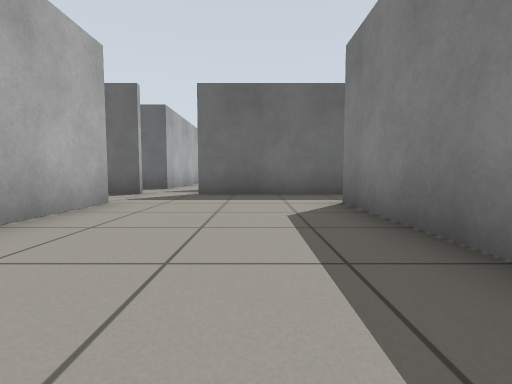
[1] (above)

24 first-person views from a walk through a robot-simulator world made for Gazebo. The camera is 0.5 m above the floor, tilts 4° down and sees 85° across. The floor is counted in squares, 1 m on a side. Each view is taken from the middle of a square. On the plan, view 1 faces up. The plan holds only what a view shows up to about 9 squares ahead; the rest is blank.

[2]
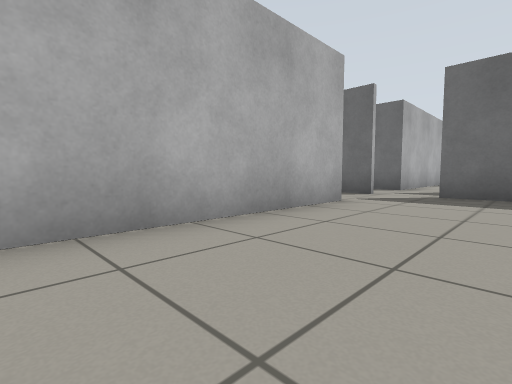

[3]
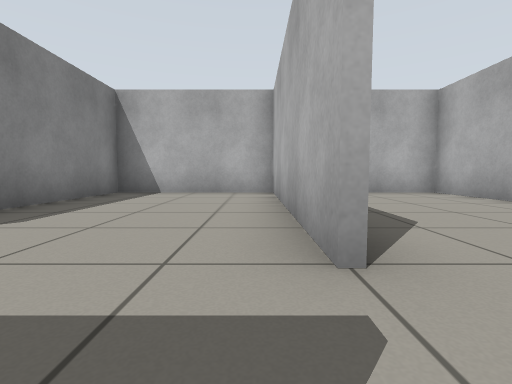

[4]
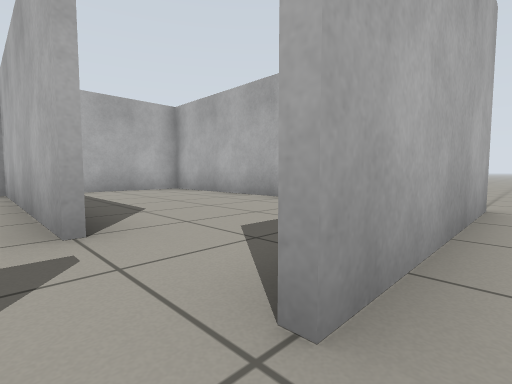

[5]
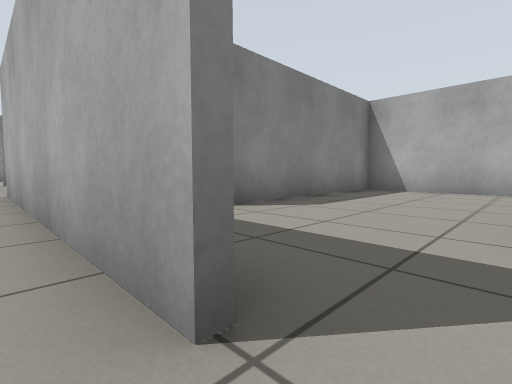

[6]
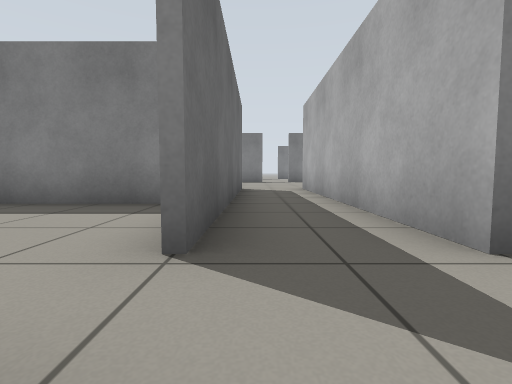

[7]
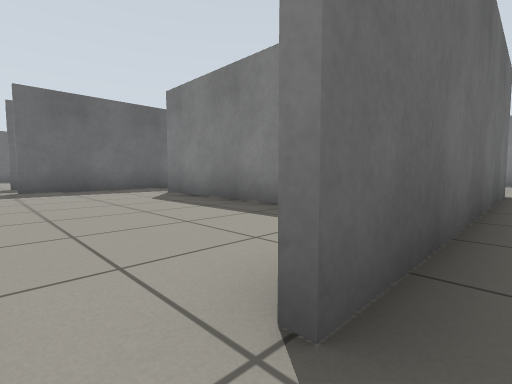

[8]
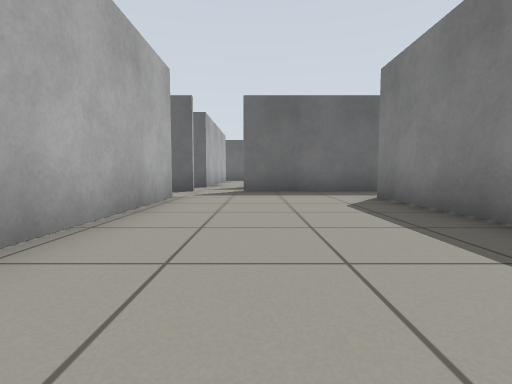

[9]
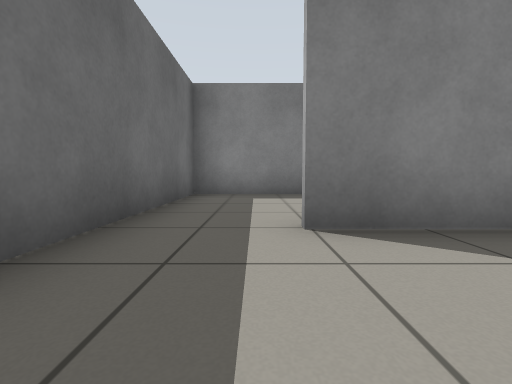

[10]
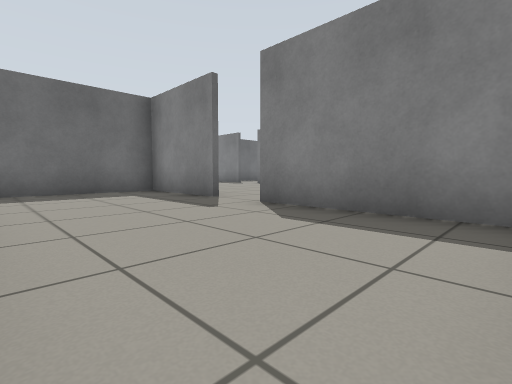

[11]
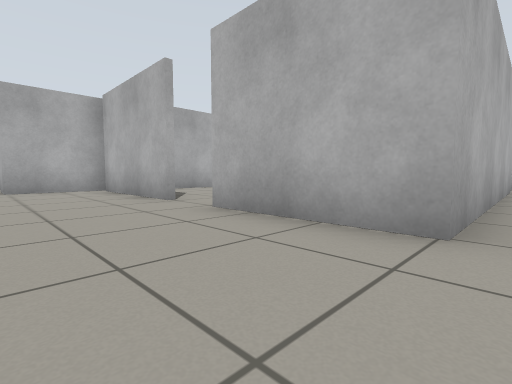

[12]
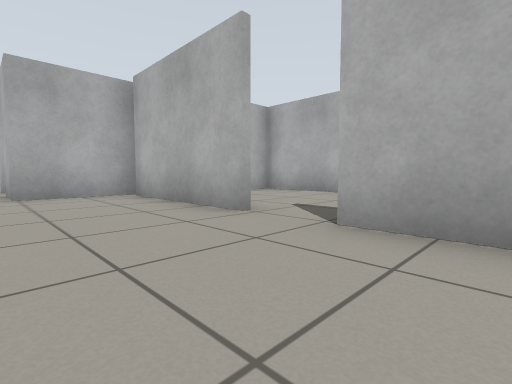

[13]
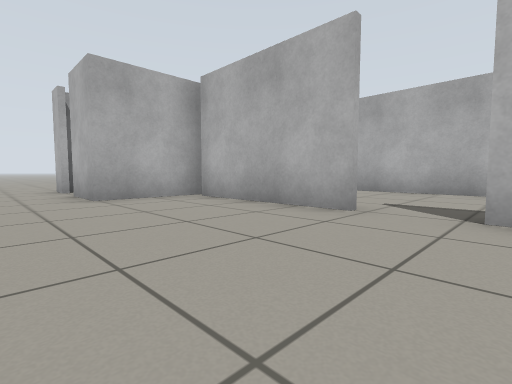

[14]
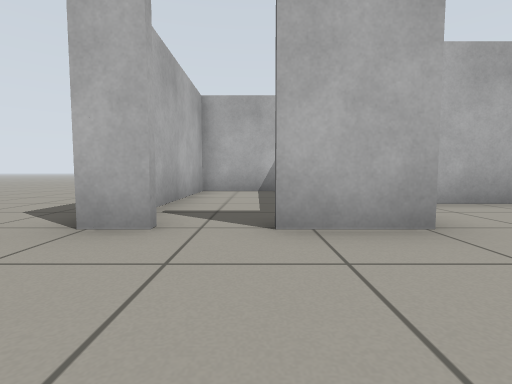

[15]
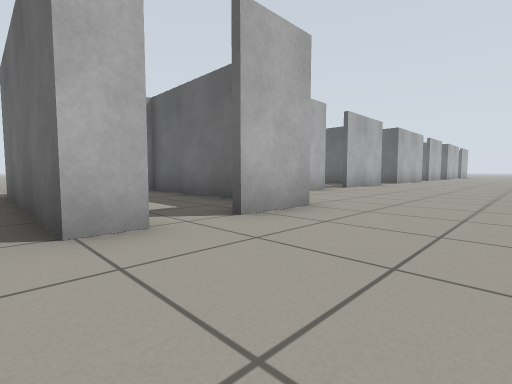

[16]
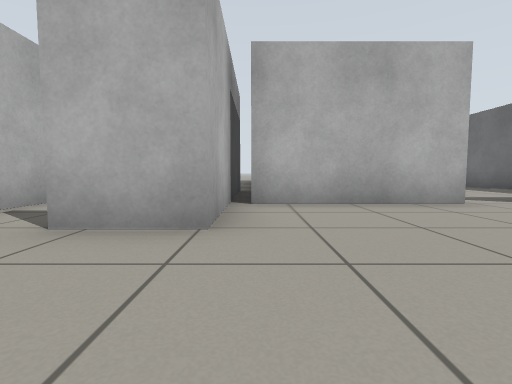

[17]
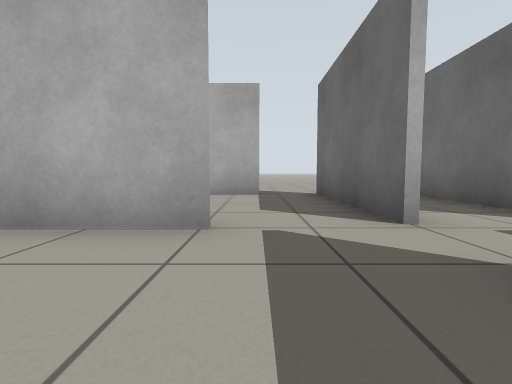

[18]
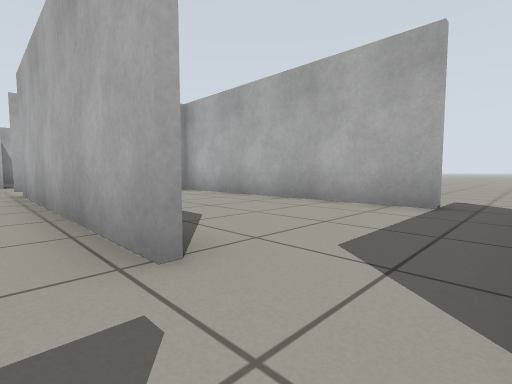

[19]
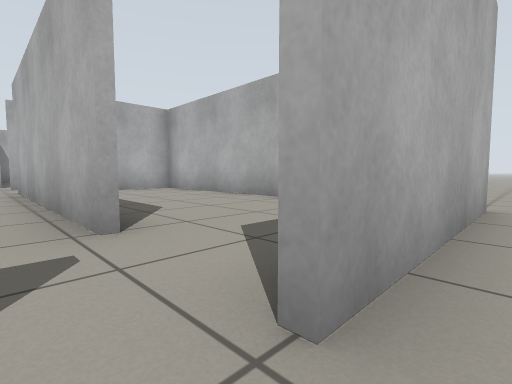

[20]
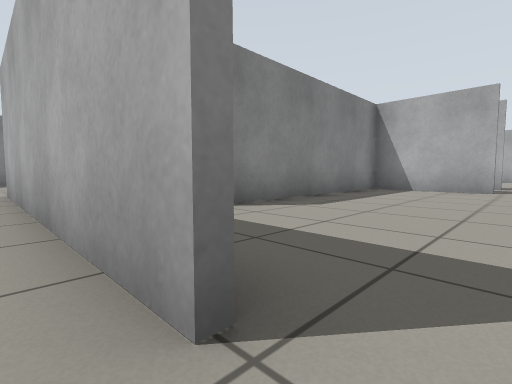

[21]
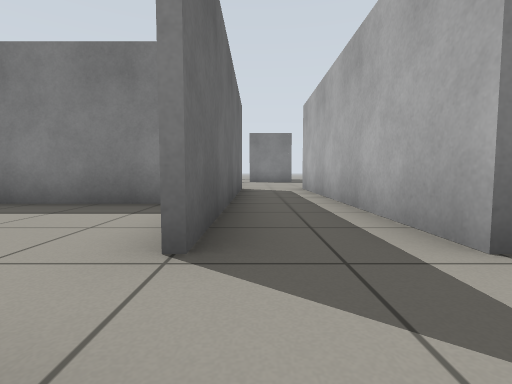

[22]
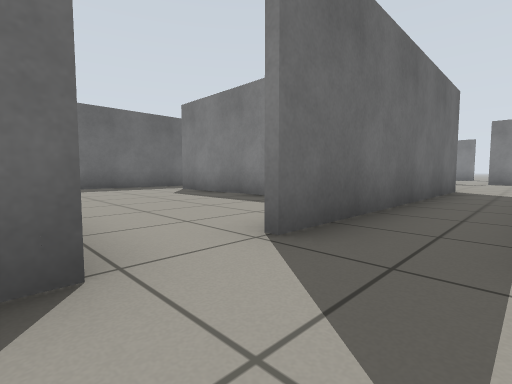

[23]
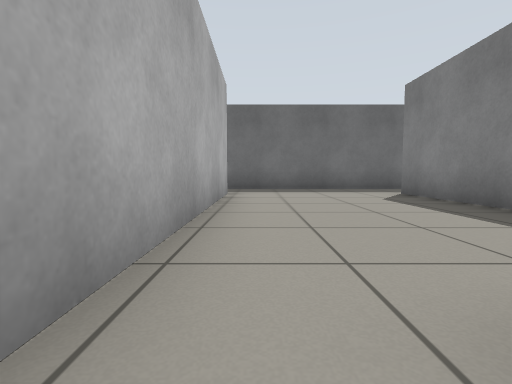

[24]
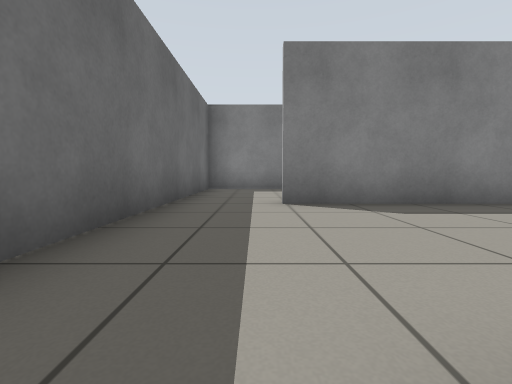

### Floor plan
Key: @ floor where view 1 was taken; # wall or solid block; x gap in a wall; . floor.
Columns run from 13 left of view 1 to 10 right of it. Each row starts with its distance up from view 1.
 26           #########
 25           ........#
 24           #...#  .#
 23           #...#
 22           #...#
 21           #...#
 20           #...#
 19           #...#
 18           ..#######..
 17   ...................
 16 .......####.#######
 15 ......#...........#
 14 ....  #...#...#...#..
 13       #...#...#.....
 12       #...#...#...#
 11       #...#...#...#
 10       #...#...#...#
  9       #..##...#...#
  8       ####..#######..
  7   .....................
  6   .....####.#######....
  5      .#...........#....
  4       #...#...#...#.....
  3       #...#...#.........
  2       #...#...#...#.....
  1       #...#...#...#.....
  0       #...#..@#...#.....
 -1       #############.....
 -2                ######...
 -3                ##...x...
 -4                ######...
 -5                ######...
 -6                   ....

Positions as (right, up) in squares from view 1, and headings:
1: (0, 0), facing up
2: (0, 0), facing up-left
3: (-2, 6), facing down
4: (-2, 7), facing down-left
5: (-2, 7), facing down-right
6: (-3, 8), facing right
7: (-2, 8), facing up-right
8: (-1, 9), facing up
9: (-1, 15), facing right
10: (2, 9), facing up-right
11: (8, 7), facing down-left
12: (8, 5), facing down-left
13: (9, 4), facing down-left
14: (10, -3), facing left
15: (10, -5), facing up-left
16: (10, -1), facing left
17: (0, 5), facing left
18: (-2, 16), facing down-left
19: (-2, 17), facing down-left
20: (-2, 17), facing down-right
21: (-3, 18), facing right
22: (-3, 17), facing up-right
23: (-2, 18), facing up
24: (-3, 25), facing right
